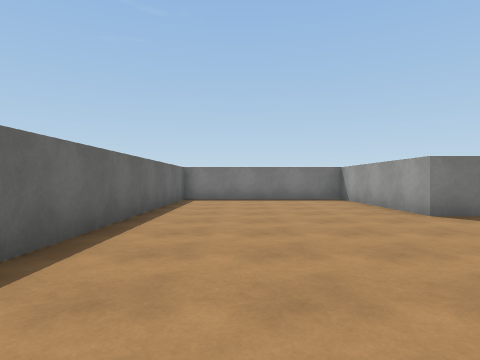
[1] (above)

12 first-person views from a walk through a scene from a Unity 3-D project. The camera is 1.2 m above the floor, looks level and sees 75° across. The floor is counted in squares, 2 m on a side. Each view is taken from the middle of a square. On the plan, view 1 faces up. The plan holds only what a view shows up to about 9 squares ahead; the rest is blank. The place goes on beyond the plan. Surface patterns are stand-ins for the level's own textures.

[2]
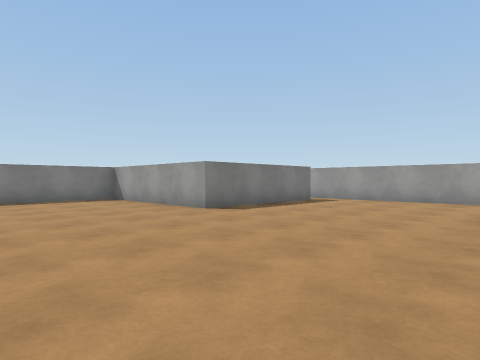

[3]
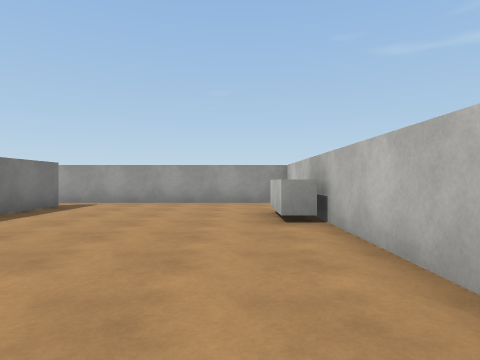

[4]
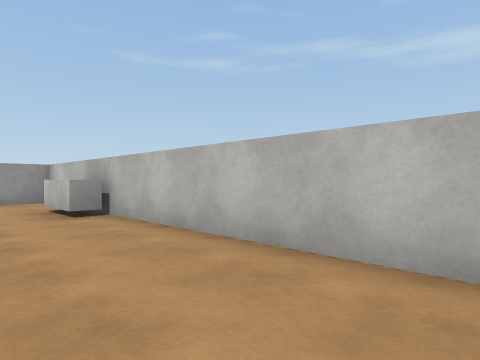

[5]
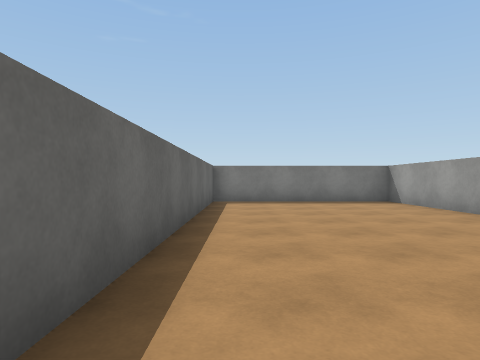

[6]
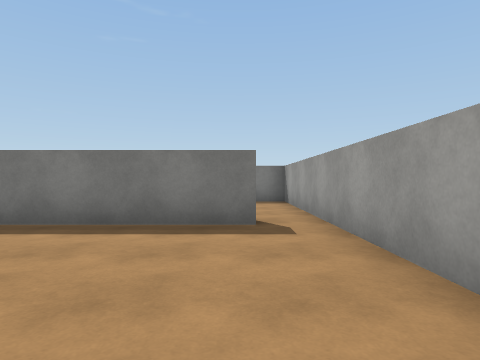

[7]
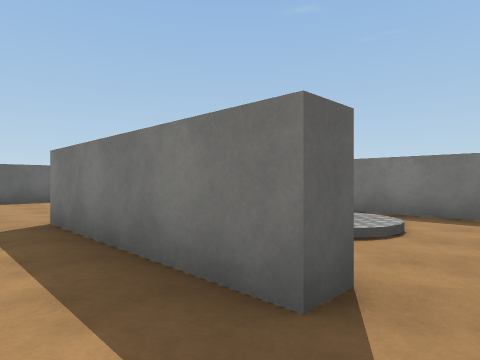

[8]
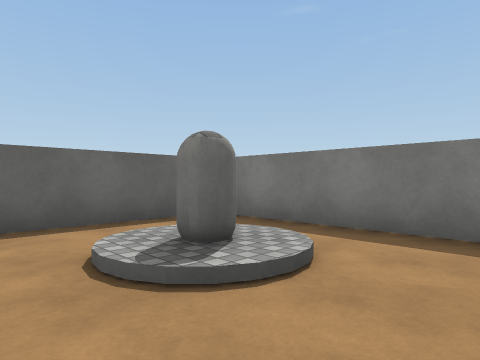

[9]
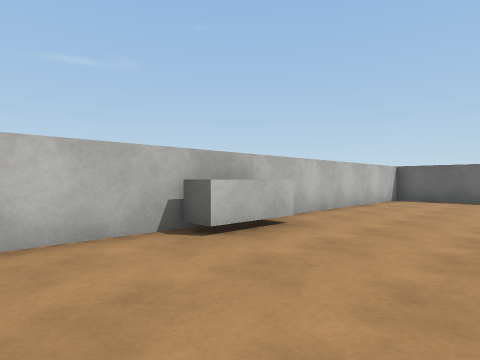

[10]
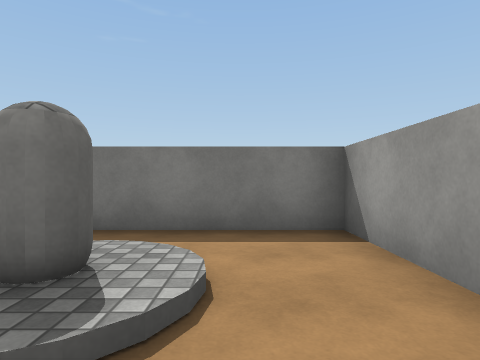

[11]
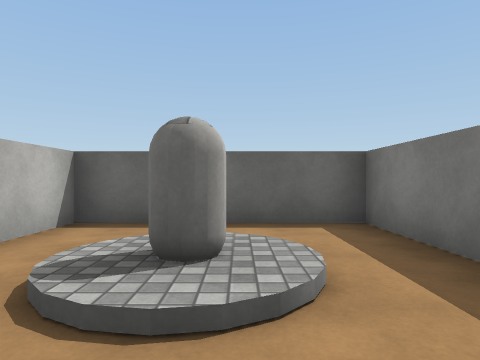

[12]
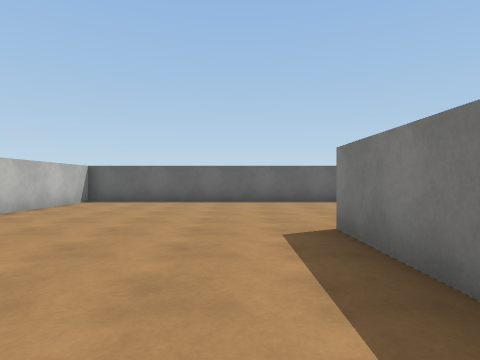

### Floor plan
Key: @ floor where view 1 was taken; # wall or solid block; . floor; / step, stairs or slope; O other object.
Columns run from 2 left of view 1 to 9 right of it. Each row starts with its distance up from view 1.
 10 ############
  9 #.....#....#
  8 #.....#/O/.#
  7 #.....#//..#
  6 #.....#....#
  5 #.....####.#
  4 #..........#
  3 #..........#
  2 #..........#
  1 #..........#
  0 #.@....#...#
 -1 ############

Where each view was taken, in squares from view 1:
view 1: 0 up, 0 right, facing up
view 2: 0 up, 1 left, facing up-right
view 3: 1 up, 0 right, facing right
view 4: 2 up, 1 left, facing down-right
view 5: 1 up, 1 left, facing up
view 6: 1 up, 7 right, facing up
view 7: 4 up, 8 right, facing up-left
view 8: 6 up, 8 right, facing up-left
view 9: 3 up, 8 right, facing down-left
view 10: 6 up, 7 right, facing up
view 11: 8 up, 8 right, facing left
view 12: 4 up, 7 right, facing left
